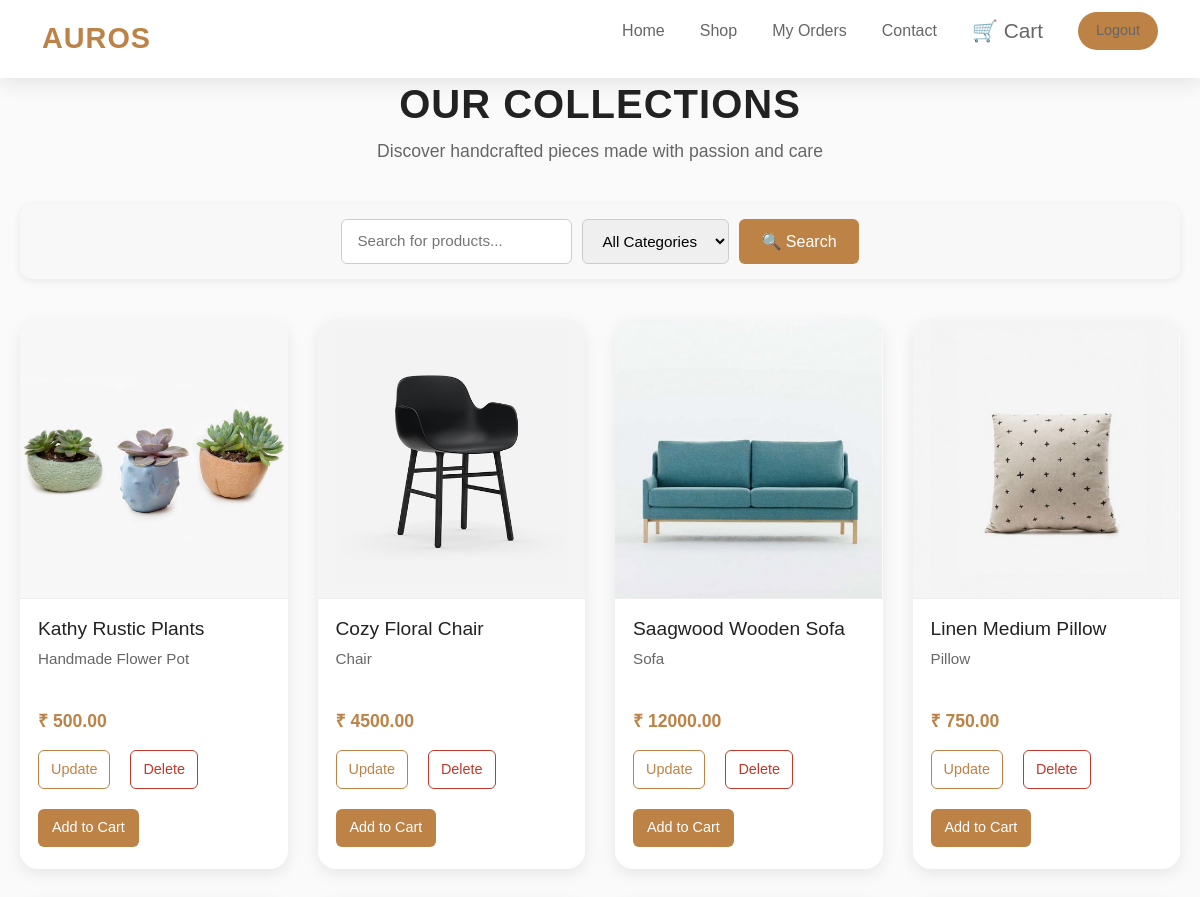
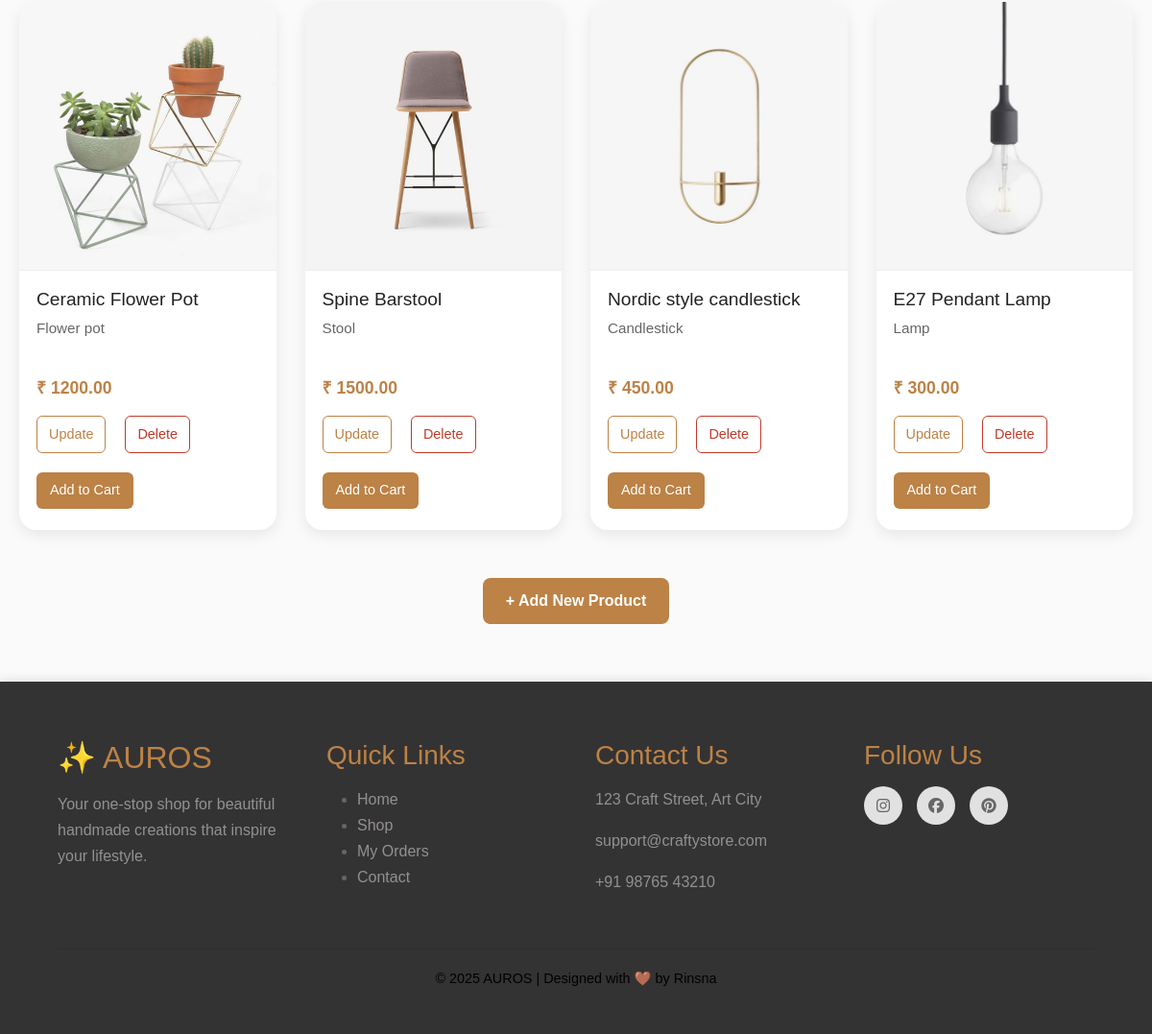
Screenshot of /view_item/ (signed in) with the database file from the repository (2 pictures, top to bottom).
### app4/models.py (models this page shows, shortened)
class Product(models.Model):
    name=models.CharField(max_length=100)
    price=models.DecimalField(max_digits=10,decimal_places=2)
    description=models.TextField()
    image=models.ImageField(upload_to='products/')

### app4/views.py (the view)
# urls.py: path('view_item/',views.view_item,name='PRODUCTS'),
@login_required
def view_item(request):
    items=Product.objects.all()
    return render(request,'items.html',{'item':items})

### app4/templates/items.html (shortened to what this page needs)
{% extends 'base.html' %}
{% load static %}
{% block extra_css %}
<link rel="stylesheet" href="{% static 'css/items.css' %}">
{% endblock %}
{% block content %}
<div class="items-section" style="margin-top: 80px;">
    <h1 class="section-title">Our Collections</h1>
    <p class="section-subtitle">Discover handcrafted pieces made with passion and care</p>
    <div class="filter-bar">
        <form method="GET" class="search-form">
            <input type="text" name="q" placeholder="Search for products..." value="{{ request.GET.q }}">
            <select name="category">
                <option value="">All Categories</option>
            </select>
            <button type="submit">🔍 Search</button>
        </form>
    </div>
    <div class="product-grid">
        {% for i in item %}
        <div class="product-card"
             data-name="{{ i.name }}"
             data-price="{{ i.price }}"
             data-description="{{ i.description }}"
             data-image="{% if i.image %}{{ i.image.url }}{% endif %}"
             data-url="{% url 'add_to_cart' i.id %}">
            <div class="product-img">
                {% if i.image %}
                <img src="{{ i.image.url }}" alt="{{ i.name }}">
                {% else %}
                <div class="no-image">No Image Available</div>
                {% endif %}
            </div>
            <div class="product-info">
                <h3>{{ i.name }}</h3>
                <p class="description">{{ i.description|truncatewords:15 }}</p>
                <p class="price">₹ {{ i.price }}</p>
                <div class="actions">
                    <a href="{% url 'Update' i.id %}" class="btn-outline">Update</a>
                    <a href="{% url 'Delete' i.id %}" class="btn-outline delete">Delete</a>
                    <a href="{% url 'add_to_cart' i.id %}" class="btn-add">Add to Cart</a>
                </div>
            </div>
        </div>
        {% empty %}
        <p class="no-items">No items found. Try a different search or category.</p>
        {% endfor %}
    </div>
    <div class="bottom-actions">
        <a href="{% url 'AddItem' %}" class="btn-add-new">+ Add New Product</a>
    </div>
</div>
{% endblock %}

### app4/templates/base.html (shortened to what this page needs)
{% load static %}
<!DOCTYPE html>
<html lang="en">
<head>
     <link href="https://cdn.jsdelivr.net/npm/bootstrap@5.0.2/dist/css/bootstrap.min.css" rel="stylesheet">
    <link rel="stylesheet" href="{% static 'css/styles.css' %}?v=2">
    <link rel="stylesheet" href="https://cdnjs.cloudflare.com/ajax/libs/font-awesome/6.5.0/css/all.min.css">
    {% block extra_css %}{% endblock %}
</head>
<body>
    <nav class="navbar" id="navbar">
        <div class="container">
            <div class="logo">
                <a href="{% url 'home' %}">
                     AUROS</a>
            </div>
            <ul class="nav-links">
                <li><a href="{% url 'home' %}">Home</a></li>
                <li><a href="{% url 'PRODUCTS' %}">Shop</a></li>
                <li><a href="{% url 'order_history' %}">My Orders</a></li>
                <li><a href="{% url 'contact' %}">Contact</a></li>
                <li><a href="{% url 'view_cart' %}" class="cart-link">🛒 Cart</a></li>
                {% if user.is_authenticated %}
                    <li><a href="{% url 'logoutpage' %}" class="btn logout-btn">Logout</a></li>
                {% else %}
                    <li><a href="{% url 'loginpage' %}" class="btn login-btn">Login</a></li>
                {% endif %}
            </ul>
        </div>
    </nav>
        {% block content %}
        {% endblock %}
    <footer class="footer">
        <div class="footer-container">
            <div class="footer-section about">
                <h2>✨ AUROS</h2>
                <p>Your one-stop shop for beautiful handmade creations that inspire your lifestyle.</p>
            </div>
            <div class="footer-section links">
                <h3>Quick Links</h3>
                <ul>
                    <li><a href="{% url 'home' %}">Home</a></li>
                    <li><a href="{% url 'PRODUCTS' %}">Shop</a></li>
                    <li><a href="{% url 'view_cart' %}">My Orders</a></li>
                    <li><a href="#">Contact</a></li>
                </ul>
            </div>
            <div class="footer-section contact">
                <h3>Contact Us</h3>
                <p> 123 Craft Street, Art City</p>
                <p> support@craftystore.com</p>
                <p> +91 98765 43210</p>
            </div>
            <div class="footer-section social">
                <h3>Follow Us</h3>
                <div class="social-icons">
                    <a href="#" title="Instagram"><i class="fab fa-instagram"></i></a>
                    <a href="#" title="Facebook"><i class="fab fa-facebook"></i></a>
                    <a href="#" title="Pinterest"><i class="fab fa-pinterest"></i></a>
                </div>
            </div>
        </div>
        <div class="footer-bottom">
            <p>&copy; 2025 AUROS | Designed with 🤎 by Rinsna</p>
        </div>
    </footer>
</body>
</html>

### app4/static/css/styles.css (style rules this page uses)
* { margin: 0; padding: 0; box-sizing: border-box; }
html, body { max-height: 100%; scroll-behavior: smooth; }
body { font-family: 'Poppins', sans-serif; background-color: var(--bg); color: var(--text); display: flex; flex-direction: column; min-height: 100vh; transition: background 0.3s ease, color 0.3s ease; max-width: 100%; }
:root { --bg: #fafafa; --text: #666; --primary: #7d7c7a; --secondary:#bc8246; --accent: #ff9ec4; --nav-bg: rgba(255, 255, 255, 0.85); --footer-bg: #f4f4f6; --shadow: rgba(0, 0, 0, 0.1); }
.navbar { background: rgba(0, 0, 0, 0.45); background-color: var(--nav-bg); backdrop-filter: blur(12px); box-shadow: 0 4px 20px var(--shadow); padding: 12px 0; position: fixed; width: 100%; top: 0; z-index: 1000; transition: background 0.4s ease, box-shadow 0.4s ease; }
.container { width: 100%; margin: auto; display: flex; align-items: center; justify-content: space-between; }
.logo a { font-size: 1.8rem; font-weight: 700; color: var(--secondary); text-decoration: none; letter-spacing: 1px; transition: color 0.3s ease; }
.nav-links { list-style: none; display: flex; align-items: center; gap: 35px; }
.nav-links li a { text-decoration: none; color: var(--text); font-weight: 500; position: relative; transition: all 0.3s ease; }
.nav-links li a::after { content: ""; position: absolute; width: 0%; height: 2px; bottom: -4px; left: 0; background-color: #bc8246; transition: 0.3s ease; }
.cart-link { font-size: 1.3rem; }
.btn { padding: 8px 18px; border-radius: 25px; font-size: 0.9rem; font-weight: 600; cursor: pointer; transition: all 0.3s ease; }
.logout-btn { background-color: #bc8246; color: #fff; border: none; }
.footer { background-color: rgb(52, 51, 51); padding: 60px 5% 30px; box-shadow: 0 -2px 10px var(--shadow); }
.footer-container { display: grid; grid-template-columns: repeat(auto-fit, minmax(220px, 1fr)); gap: 40px; }
.footer-section h2, .footer-section h3 { color: var(--secondary); margin-bottom: 15px; }
.footer-section p, .footer-section a { color: #939090; text-decoration: none; line-height: 1.7; transition: color 0.3s ease; }
.social-icons { display: flex; gap: 15px; margin-top: 10px; }
.social-icons a { background-color: var(--nav-bg); color: var(--text); width: 40px; height: 40px; border-radius: 50%; display: flex; align-items: center; justify-content: center; transition: all 0.3s ease; }
.footer-bottom { text-align: center; margin-top: 40px; font-size: 0.9rem; border-top: 1px solid rgba(0, 0, 0, 0.08); padding-top: 20px; color: black; }

### rows the page displays
Product: image (picture), name "Kathy Rustic Plants", description "Handmade Flower Pot", price "500.00"
Product: image (picture), name "Cozy Floral Chair", description "Chair", price "4500.00"
Product: image (picture), name "Saagwood Wooden Sofa", description "Sofa", price "12000.00"
Product: image (picture), name "Linen Medium Pillow", description "Pillow", price "750.00"
Product: image (picture), name "Ceramic Flower Pot", description "Flower pot", price "1200.00"
Product: image (picture), name "Spine Barstool", description "Stool", price "1500.00"
Product: image (picture), name "Nordic style candlestick", description "Candlestick", price "450.00"
Product: image (picture), name "E27 Pendant Lamp", description "Lamp", price "300.00"
